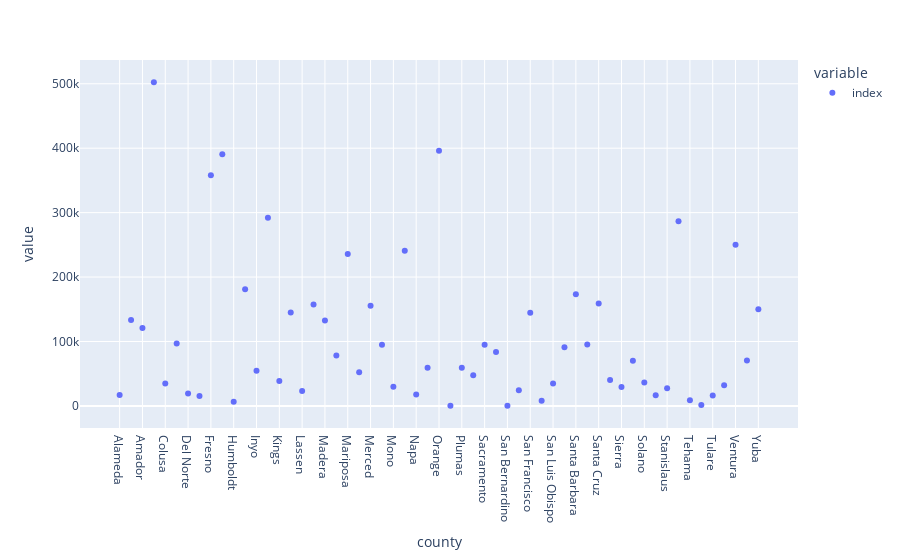

Notebook cell for this chart:
### Code cell
px.scatter(df.groupby("county")["index"].count())

### Figure 1 — Plotly figure (JSON) as saved in the notebook; plotly's stock layout.template omitted (floating-point values rounded to 4 significant figures)
{"data": [{"hovertemplate": "variable=index<br>county=%{x}<br>value=%{y}<extra></extra>", "legendgroup": "index", "marker": {"color": "#636efa", "symbol": "circle"}, "mode": "markers", "name": "index", "orientation": "v", "showlegend": true, "type": "scatter", "x": ["Alameda", "Alpine", "Amador", "Calaveras", "Colusa", "Contra Costa", "Del Norte", "El Dorado", "Fresno", "Glenn", "Humboldt", "Imperial", "Inyo", "Kern", "Kings", "Lake", "Lassen", "Los Angeles", "Madera", "Marin", "Mariposa", "Mendocino", "Merced", "Modoc", "Mono", "Monterey", "Napa", "Nevada", "Orange", "Placer", "Plumas", "Riverside", "Sacramento", "San Benito", "San Bernardino", "San Diego", "San Francisco", "San Joaquin", "San Luis Obispo", "San Mateo", "Santa Barbara", "Santa Clara", "Santa Cruz", "Shasta", "Sierra", "Siskiyou", "Solano", "Sonoma", "Stanislaus", "Sutter", "Tehama", "Trinity", "Tulare", "Tuolumne", "Ventura", "Yolo", "Yuba"], "xaxis": "x", "y": [16916, 133283, 121112, 502479, 34943, 96721, 19310, 15423, 357941, 390414, 6401, 181121, 54787, 292188, 38678, 144838, 23200, 157398, 132423, 78183, 235808, 52310, 155346, 95082, 29865, 240793, 17749, 59370, 395915, 258, 59409, 47673, 94953, 83712, 148, 24320, 144710, 8103, 34670, 91149, 173526, 95219, 158869, 40145, 29582, 70133, 36500, 16568, 27309, 286497, 8787, 1419, 16380, 32033, 250125, 70556, 149919], "yaxis": "y"}], "layout": {"legend": {"title": {"text": "variable"}, "tracegroupgap": 0}, "margin": {"t": 60}, "xaxis": {"anchor": "y", "domain": [0, 1], "title": {"text": "county"}}, "yaxis": {"anchor": "x", "domain": [0, 1], "title": {"text": "value"}}}}
